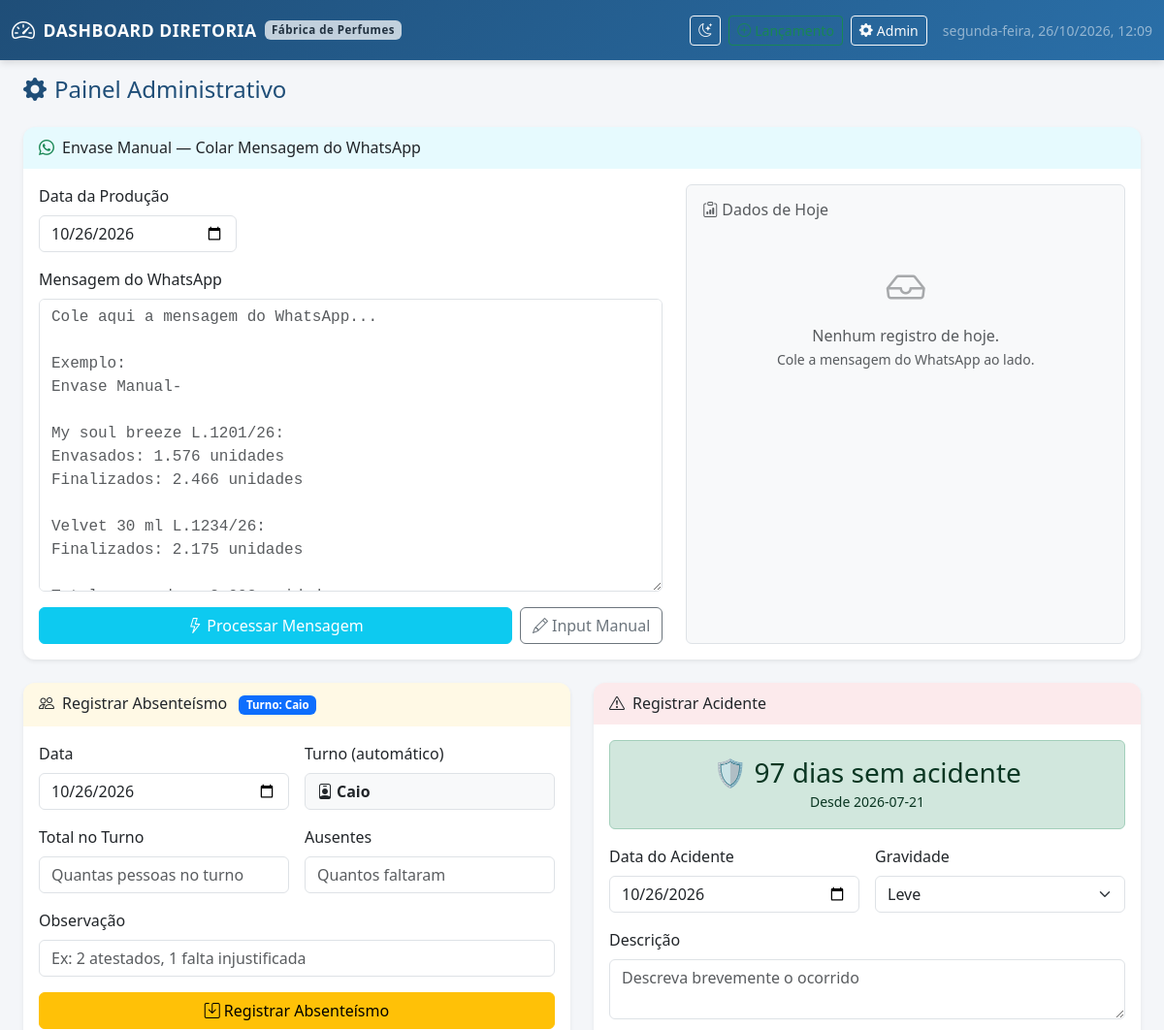
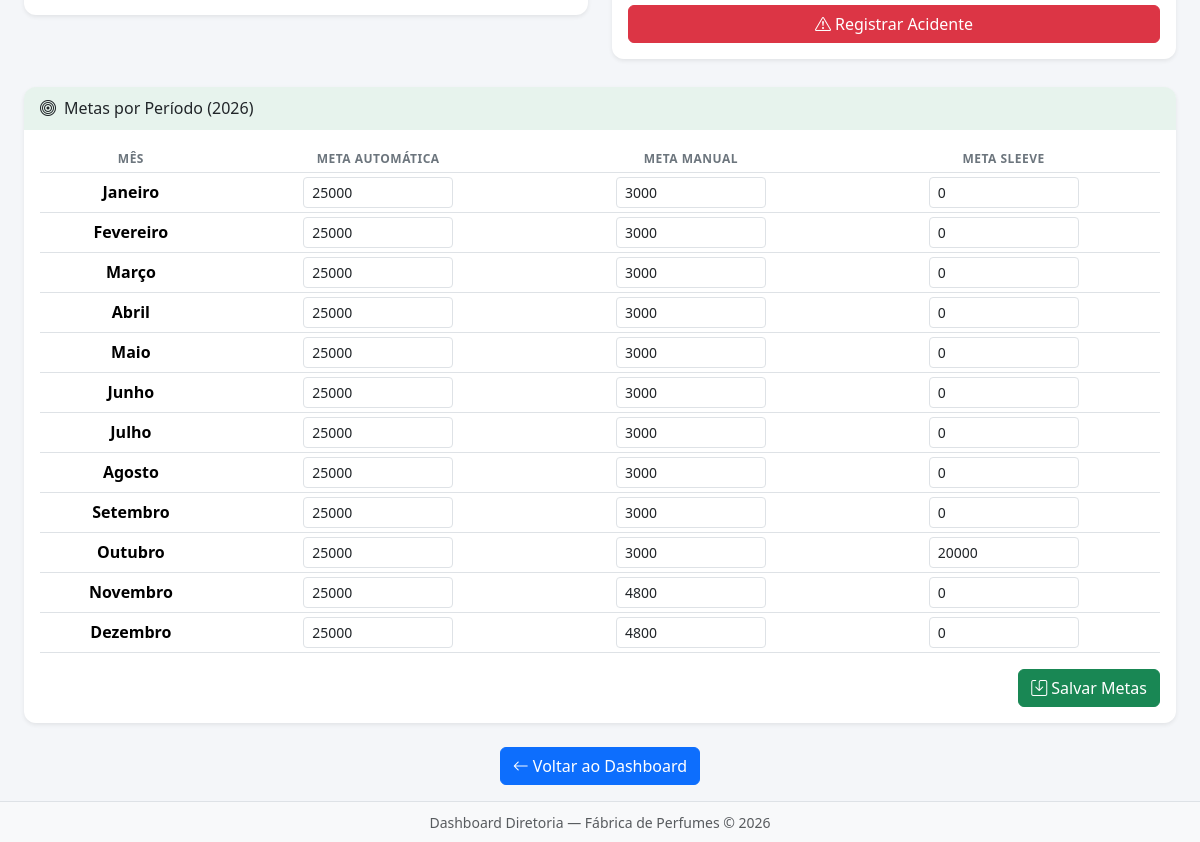
The page /admin on the database its author committed (2 pictures, top to bottom).
### tables this page shows
CREATE TABLE metas_periodo (
        id INTEGER PRIMARY KEY AUTOINCREMENT,
        ano INTEGER NOT NULL,
        mes INTEGER NOT NULL,
        meta_automatica INTEGER DEFAULT 25000,
        meta_manual INTEGER DEFAULT 3000,
        observacao TEXT, meta_sleeve INTEGER DEFAULT 0,
        UNIQUE(ano, mes)
    );

### app.py (the view, shortened to what this page needs)
@app.route('/admin', methods=['GET', 'POST'])
def admin():
    hoje = datetime.now().strftime('%Y-%m-%d')
    seguranca = factory_metrics.get_dias_sem_acidente()
    absenteismo = factory_metrics.get_absenteismo_dia(hoje)
    historico_acidentes = factory_metrics.get_historico_acidentes()
    manual_hoje = manual_line.get_dados_dia(hoje)
    manual_produtos_hoje = manual_line.get_produtos_dia(hoje)
    turno_hoje = get_turno_do_dia()
    ano_atual = datetime.now().year
    metas_ano = []
    for m in range(1, 13):
        metas_ano.append(get_meta_periodo(ano_atual, m))
    return render_template(
        'admin.html',
        hoje=hoje,
        turno_hoje=turno_hoje,
        seguranca=seguranca,
        absenteismo=absenteismo,
        historico_acidentes=historico_acidentes,
        manual_hoje=manual_hoje,
        manual_produtos_hoje=manual_produtos_hoje,
        ano_atual=ano_atual,
        metas_ano=metas_ano,
    )

### templates/admin.html (shortened to what this page needs)
{% extends "base.html" %}
{% block content %}
<h4 class="text-primary-dark mb-4">
    <i class="bi bi-gear-fill me-2"></i>Painel Administrativo
</h4>
<div class="card border-0 shadow-sm mb-4">
    <div class="card-header bg-info bg-opacity-10 border-0">
        <h6 class="mb-0"><i class="bi bi-whatsapp me-2 text-success"></i>Envase Manual — Colar Mensagem do WhatsApp</h6>
    </div>
    <div class="card-body">
        <div class="row">
            <div class="col-lg-7">
                <form method="POST">
                    <div class="row g-3">
                        <div class="col-md-4">
                            <label class="form-label">Data da Produção</label>
                            <input type="date" class="form-control" name="data" value="{{ hoje }}" required>
                        </div>
                        <div class="col-12">
                            <label class="form-label">Mensagem do WhatsApp</label>
                            <textarea class="form-control font-monospace" name="mensagem" rows="12"
                                placeholder="Cole aqui a mensagem do WhatsApp...
Exemplo:
Envase Manual-
My soul breeze L.1201/26:
Envasados: 1.576 unidades
Finalizados: 2.466 unidades
Velvet 30 ml L.1234/26:
Finalizados: 2.175 unidades
Total envasados: 3.093 unidades
Total finalizados: 4.641 unidades" id="msgInput"></textarea>
                        </div>
                        <div class="col-12">
                            <div class="d-flex gap-2">
                                <button type="submit" class="btn btn-info text-white flex-grow-1">
                                    <i class="bi bi-lightning me-1"></i>Processar Mensagem
                                </button>
                                <button type="button" class="btn btn-outline-secondary" onclick="toggleManualInput()">
                                    <i class="bi bi-pencil me-1"></i>Input Manual
                                </button>
                            </div>
                        </div>
                    </div>
                </form>
            </div>
            <div class="col-lg-5">
                <div class="border rounded p-3 bg-light h-100">
                    <h6 class="text-muted mb-3">
                        <i class="bi bi-clipboard-data me-1"></i>Dados de Hoje
                    </h6>
                    {% if manual_hoje.envasados > 0 or manual_hoje.finalizados > 0 %}
                    <div class="row text-center mb-3">
                        <div class="col-6">
                            <div class="fs-4 fw-bold text-info">{{ manual_hoje.envasados|fmt }}</div>
                            <small class="text-muted">Envasados</small>
                        </div>
                        <div class="col-6">
                            <div class="fs-4 fw-bold text-secondary">{{ manual_hoje.finalizados|fmt }}</div>
                            <small class="text-muted">Finalizados</small>
                        </div>
                    </div>
                    {% if manual_produtos_hoje %}
                    <table class="table table-sm small mb-2">
                        <thead>
                            <tr>
                                <th>Produto</th>
                                <th>Lote</th>
                                <th class="text-end">Env.</th>
                                <th class="text-end">Fin.</th>
                            </tr>
                        </thead>
                        <tbody>
                            {% for p in manual_produtos_hoje %}
                            <tr>
                                <td>{{ p.produto }}</td>
                                <td><span class="badge bg-secondary">{{ p.lote }}</span></td>
                                <td class="text-end">{{ p.envasados|fmt }}</td>
                                <td class="text-end">{{ p.finalizados|fmt }}</td>
                            </tr>
                            {% endfor %}
                        </tbody>
                    </table>
                    {% endif %}
                    <form method="POST" action="{{ url_for('delete_manual', data=hoje) }}" class="mt-2">
                        <button type="submit" class="btn btn-outline-danger btn-sm w-100"
                                onclick="return confirm('Excluir registros de envase manual de hoje?')">
                            <i class="bi bi-trash me-1"></i>Excluir registros de hoje
                        </button>
                    </form>
                    {% else %}
                    <div class="text-center text-muted py-4">
                        <i class="bi bi-inbox fs-1 d-block mb-2 opacity-50"></i>
                        <p class="mb-0">Nenhum registro de hoje.</p>
                        <small>Cole a mensagem do WhatsApp ao lado.</small>
                    </div>
                    {% endif %}
                </div>
            </div>
        </div>
    </div>
</div>
<div class="row g-4">
    <div class="col-lg-6">
        <div class="card border-0 shadow-sm">
            <div class="card-header bg-warning bg-opacity-10 border-0">
                <h6 class="mb-0">
                    <i class="bi bi-people me-2"></i>Registrar Absenteísmo
                    <span class="badge bg-primary ms-2">Turno: {{ turno_hoje }}</span>
                </h6>
            </div>
            <div class="card-body">
                <form method="POST">
                    <div class="row g-3">
                        <div class="col-md-6">
                            <label class="form-label">Data</label>
                            <input type="date" class="form-control" name="data" value="{{ hoje }}" required
                                   id="absDate" onchange="updateTurno()">
                        </div>
                        <div class="col-md-6 d-flex align-items-end">
                            <div class="w-100">
                                <label class="form-label">Turno (automático)</label>
                                <div class="form-control bg-light" id="turnoDisplay">
                                    <i class="bi bi-person-badge me-1"></i><strong>{{ turno_hoje }}</strong>
                                </div>
                            </div>
                        </div>
                        <div class="col-md-6">
                            <label class="form-label">Total no Turno</label>
                            <input type="number" class="form-control" name="total_turno" min="0" required
                                   placeholder="Quantas pessoas no turno">
                        </div>
                        <div class="col-md-6">
                            <label class="form-label">Ausentes</label>
                            <input type="number" class="form-control" name="ausentes" min="0" required
                                   placeholder="Quantos faltaram">
                        </div>
                        <div class="col-12">
                            <label class="form-label">Observação</label>
                            <input type="text" class="form-control" name="observacao" placeholder="Ex: 2 atestados, 1 falta injustificada">
                        </div>
                        <div class="col-12">
                            <button type="submit" class="btn btn-warning w-100">
                                <i class="bi bi-save me-1"></i>Registrar Absenteísmo
                            </button>
                        </div>
                    </div>
                </form>
            </div>
        </div>
    </div>
    <div class="col-lg-6">
        <div class="card border-0 shadow-sm">
            <div class="card-header bg-danger bg-opacity-10 border-0">
                <h6 class="mb-0"><i class="bi bi-exclamation-triangle me-2"></i>Registrar Acidente</h6>
            </div>
            <div class="card-body">
                <div class="alert {{ 'alert-success' if seguranca.dias >= 30 else 'alert-warning' }} text-center mb-3">
                    <h3 class="mb-0">🛡️ {{ seguranca.dias }} dias sem acidente</h3>
                    <small>Desde {{ seguranca.data_ultimo_acidente }}</small>
                </div>
                <form method="POST">
                    <div class="row g-3">
                        <div class="col-md-6">
                            <label class="form-label">Data do Acidente</label>
                            <input type="date" class="form-control" name="data_acidente" value="{{ hoje }}" required>
                        </div>
                        <div class="col-md-6">
                            <label class="form-label">Gravidade</label>
                            <select class="form-select" name="gravidade">
                                <option value="leve">Leve</option>
                            </select>
                        </div>
                        <div class="col-12">
                            <label class="form-label">Descrição</label>
                            <textarea class="form-control" name="descricao" rows="2" placeholder="Descreva brevemente o ocorrido"></textarea>
                        </div>
                        <div class="col-12">
                            <button type="submit" class="btn btn-danger w-100" onclick="return confirm('Tem certeza? Isso irá resetar o contador de dias sem acidente.')">
                                <i class="bi bi-exclamation-triangle me-1"></i>Registrar Acidente
                            </button>
                        </div>
                    </div>
                </form>
            </div>
        </div>
    </div>
</div>
<div class="row g-4 mt-1">
    <div class="col-12">
        <div class="card border-0 shadow-sm">
            <div class="card-header bg-success bg-opacity-10 border-0">
                <h6 class="mb-0"><i class="bi bi-bullseye me-2"></i>Metas por Período ({{ ano_atual }})</h6>
            </div>
            <div class="card-body">
                <form method="POST">
                    <div class="table-responsive">
                        <table class="table table-sm align-middle text-center">
                            <thead>
                                <tr>
                                    <th>Mês</th>
                                    <th>Meta Automática</th>
                                    <th>Meta Manual</th>
                                    <th>Meta Sleeve</th>
                                </tr>
                            </thead>
                            <tbody>
                                {% set meses = ['Janeiro', 'Fevereiro', 'Março', 'Abril', 'Maio', 'Junho', 'Julho', 'Agosto', 'Setembro', 'Outubro', 'Novembro', 'Dezembro'] %}
                                {% for m in range(1, 13) %}
                                <tr>
                                    <td class="fw-bold">{{ meses[m-1] }}</td>
                                    <td>
                                        <input type="number" class="form-control form-control-sm mx-auto" style="max-width: 150px;" name="meta_auto_{{ m }}" value="{{ metas_ano[m-1].auto }}" required>
                                    </td>
                                    <td>
                                        <input type="number" class="form-control form-control-sm mx-auto" style="max-width: 150px;" name="meta_manual_{{ m }}" value="{{ metas_ano[m-1].manual }}" required>
                                    </td>
                                    <td>
                                        <input type="number" class="form-control form-control-sm mx-auto" style="max-width: 150px;" name="meta_sleeve_{{ m }}" value="{{ metas_ano[m-1].sleeve }}" required>
                                    </td>
                                </tr>
                                {% endfor %}
                            </tbody>
                        </table>
                    </div>
                    <div class="text-end">
                        <button type="submit" class="btn btn-success">
                            <i class="bi bi-save me-1"></i>Salvar Metas
                        </button>
                    </div>
                </form>
            </div>
        </div>
    </div>
</div>
<div class="mt-4 text-center">
    <a href="{{ url_for('dashboard') }}" class="btn btn-primary">
        <i class="bi bi-arrow-left me-1"></i>Voltar ao Dashboard
    </a>
</div>
{% endblock %}

### templates/base.html (shortened to what this page needs)
<!DOCTYPE html>
<html lang="pt-BR">
<head>
    <link href="https://cdn.jsdelivr.net/npm/bootstrap@5.3.2/dist/css/bootstrap.min.css" rel="stylesheet">
    <link href="https://cdn.jsdelivr.net/npm/bootstrap-icons@1.11.1/font/bootstrap-icons.css" rel="stylesheet">
    <link rel="stylesheet" href="{{ url_for('static', filename='style.css') }}">
</head>
<body>
    <nav class="navbar navbar-dark topbar">
        <div class="container-fluid">
            <a class="navbar-brand d-flex align-items-center" href="{{ url_for('dashboard') }}">
                <i class="bi bi-speedometer2 me-2 fs-4"></i>
                <span class="fw-bold">DASHBOARD DIRETORIA</span>
                <span class="ms-2 badge bg-light text-dark opacity-75 small">Fábrica de Perfumes</span>
            </a>
            <div class="d-flex align-items-center">
                <button id="themeToggle" class="btn btn-outline-light btn-sm me-2" title="Alternar tema" onclick="toggleTheme()">
                    <i class="bi bi-moon-stars" id="themeIcon"></i>
                </button>
                <a href="{{ url_for('lancamento') }}" class="btn btn-outline-success btn-sm me-2">
                    <i class="bi bi-plus-circle me-1"></i>Lançamento
                </a>
                <a href="{{ url_for('admin') }}" class="btn btn-outline-light btn-sm me-3">
                    <i class="bi bi-gear-fill me-1"></i>Admin
                </a>
                <span class="text-white-50 small" id="clock"></span>
            </div>
        </div>
    </nav>
    <div class="container-fluid px-4 py-3">
        {% block content %}{% endblock %}
    </div>
    <footer class="footer text-center py-2 bg-light">
        <small class="text-muted">Dashboard Diretoria — Fábrica de Perfumes &copy; {{ now().year if now is defined else 2026 }}</small>
    </footer>
</body>
</html>

### rows shown on the page
metas_periodo: meta_automatica "25000", meta_manual "3000"
metas_periodo: meta_automatica "25000", meta_manual "3000"
metas_periodo: meta_automatica "25000", meta_manual "3000"
metas_periodo: meta_automatica "25000", meta_manual "3000"
metas_periodo: meta_automatica "25000", meta_manual "3000"
metas_periodo: meta_automatica "25000", meta_manual "3000"
metas_periodo: meta_automatica "25000", meta_manual "3000"
metas_periodo: meta_automatica "25000", meta_manual "3000"
metas_periodo: meta_automatica "25000", meta_manual "3000"
metas_periodo: meta_automatica "25000", meta_manual "3000", meta_sleeve "20000"
metas_periodo: meta_automatica "25000", meta_manual "4800"
metas_periodo: meta_automatica "25000", meta_manual "4800"

### other values the page prints
{{ turno_hoje }} "Caio"
{{ seguranca.dias }} "97"
{{ seguranca.data_ultimo_acidente }} "2026-07-21"
{{ meses[m-1] }} "Janeiro" "Fevereiro" "Março" "Abril" "Maio" "Junho" "Julho" "Agosto" "Setembro" "Outubro" "Novembro" "Dezembro"
